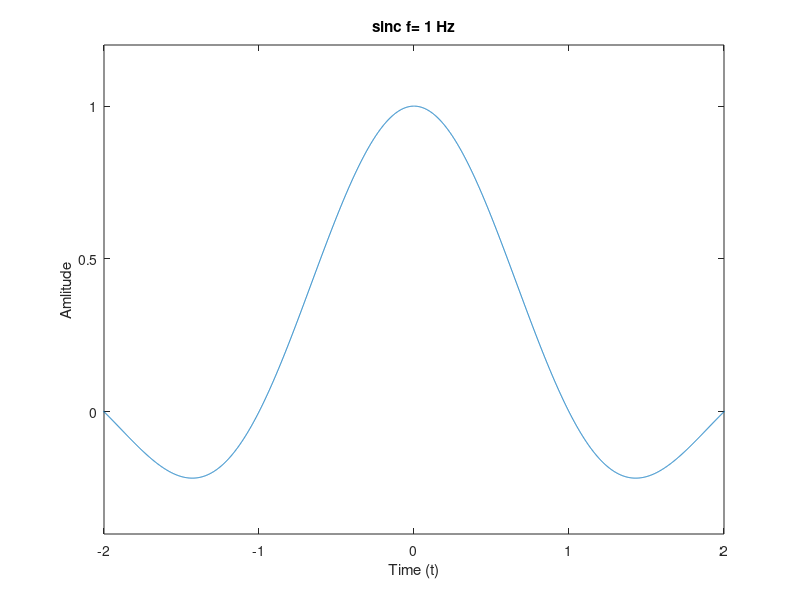
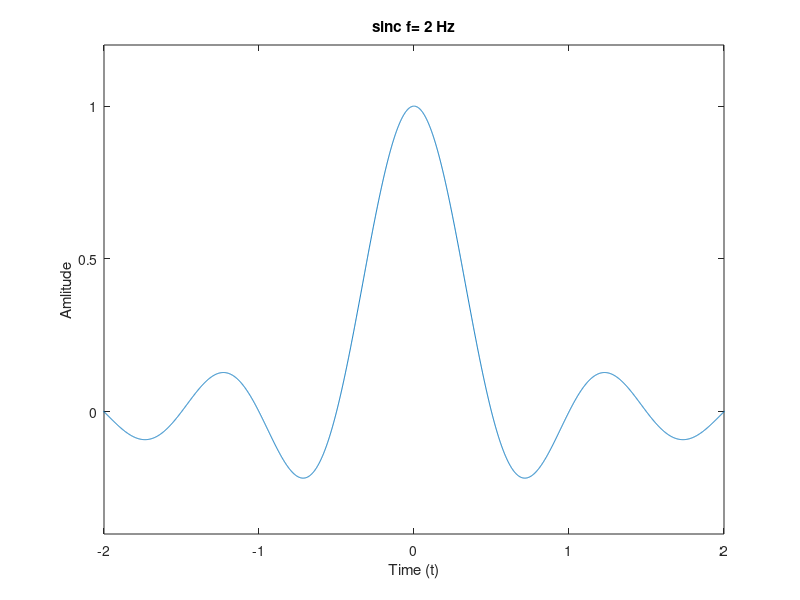
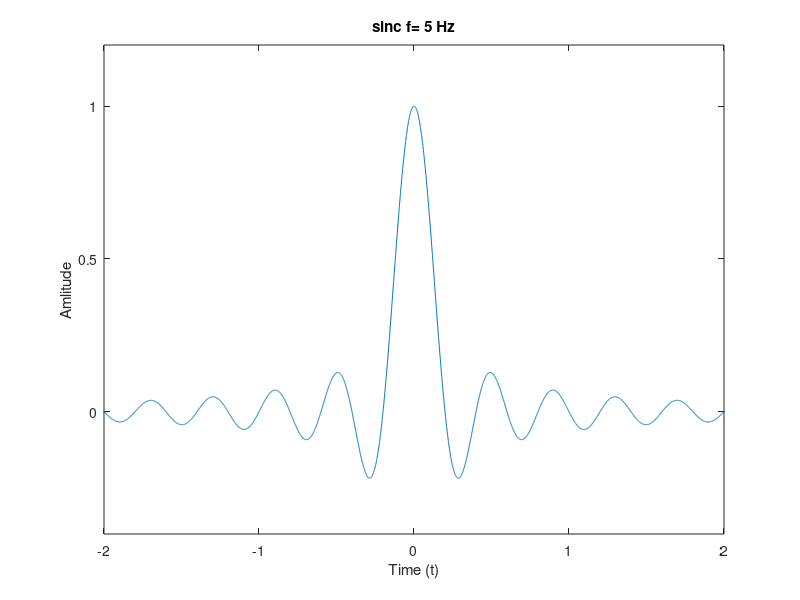
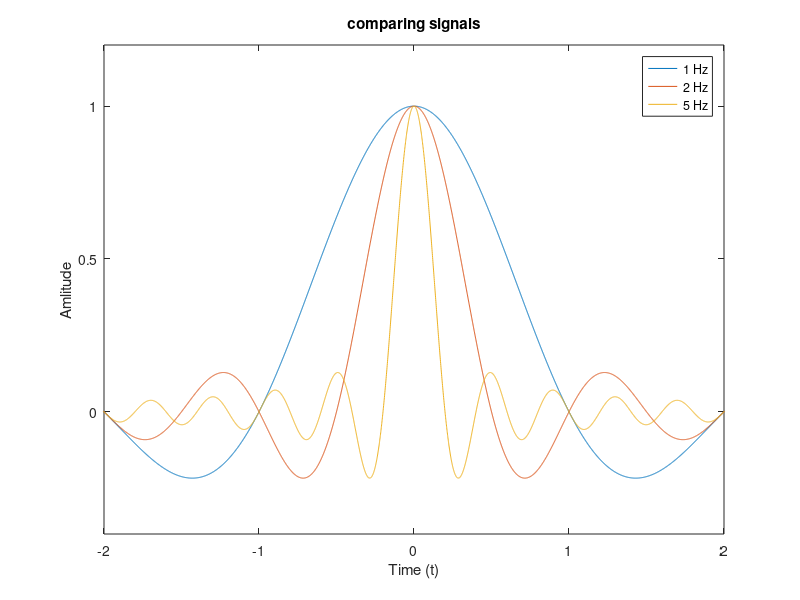

MATLAB code for these plots, in order:
clear all;
Fs=1000;
duration=10;
t=(-duration/2:1/Fs:duration/2);
omega=[1 2 5];

s=zeros(3,length(t));
for i=1:1:length(omega)
    s(i,:)=sin(omega(i)*pi*t)./(omega(i)*pi*t);
end

figure;
plot(t,s(1,:));
axis([-2 2 -0.4 1.2]);
title("sinc f= 1 Hz");
xlabel("Time (t)")
ylabel("Amlitude");

figure;
plot(t,s(2,:));
axis([-2 2 -0.4 1.2]);
title("sinc f= 2 Hz");
xlabel("Time (t)")
ylabel("Amlitude");

figure;
plot(t,s(3,:));
axis([-2 2 -0.4 1.2]);
title("sinc f= 5 Hz");
xlabel("Time (t)")
ylabel("Amlitude");

figure;
plot(t,s(1,:),t,s(2,:),t,s(3,:));
axis([-2 2 -0.4 1.2]);
legend("1 Hz","2 Hz","5 Hz");
title("comparing signals");
xlabel("Time (t)")
ylabel("Amlitude");